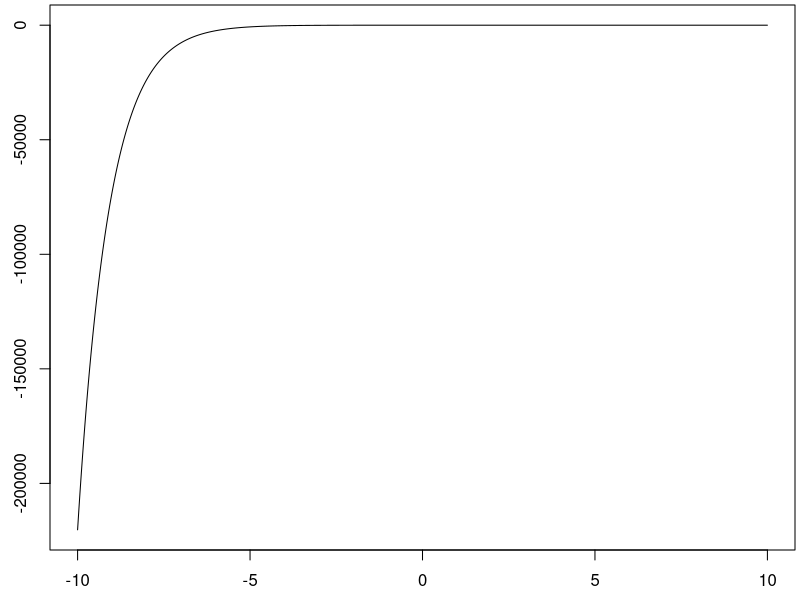
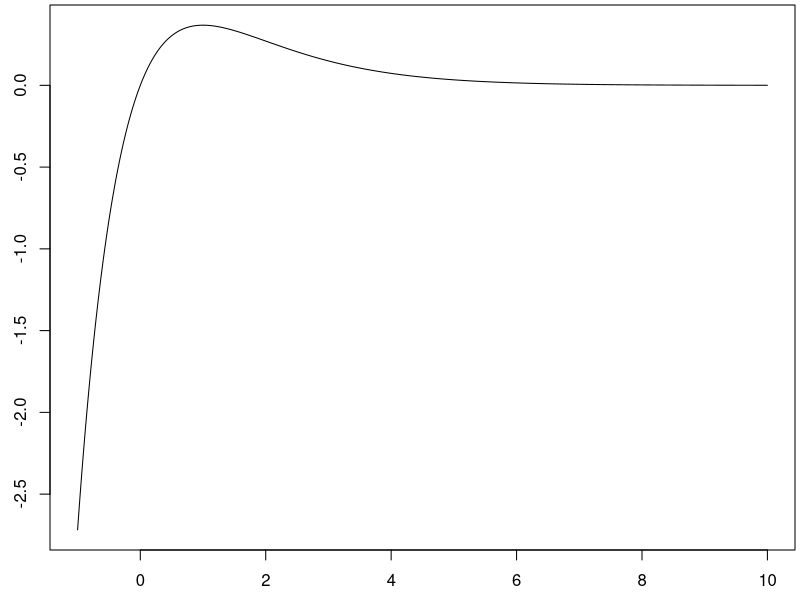
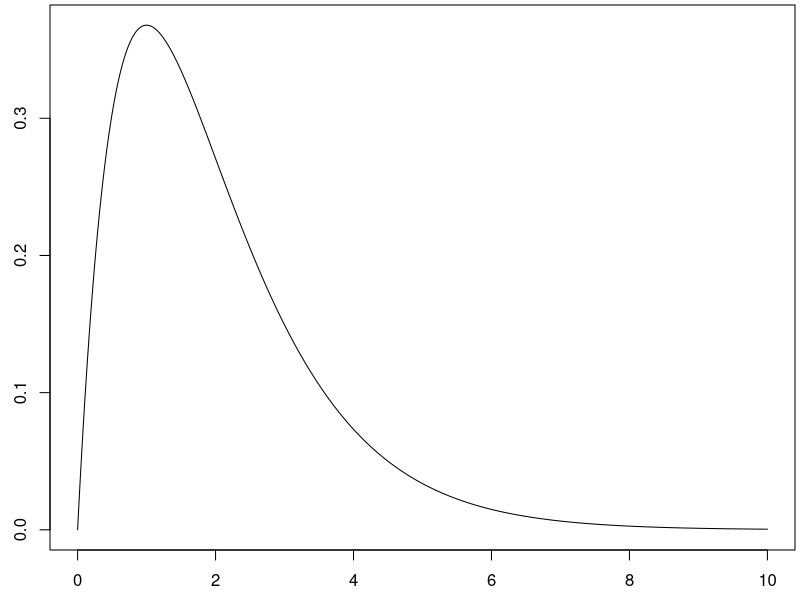
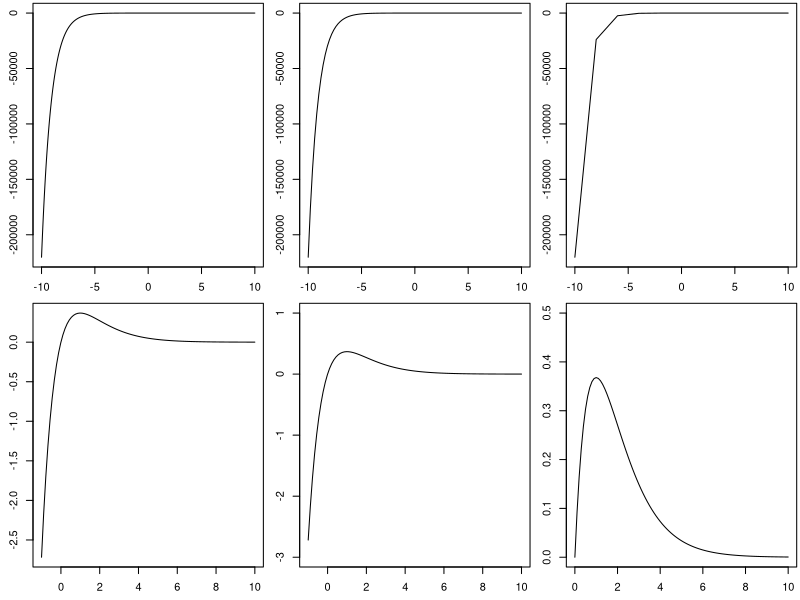
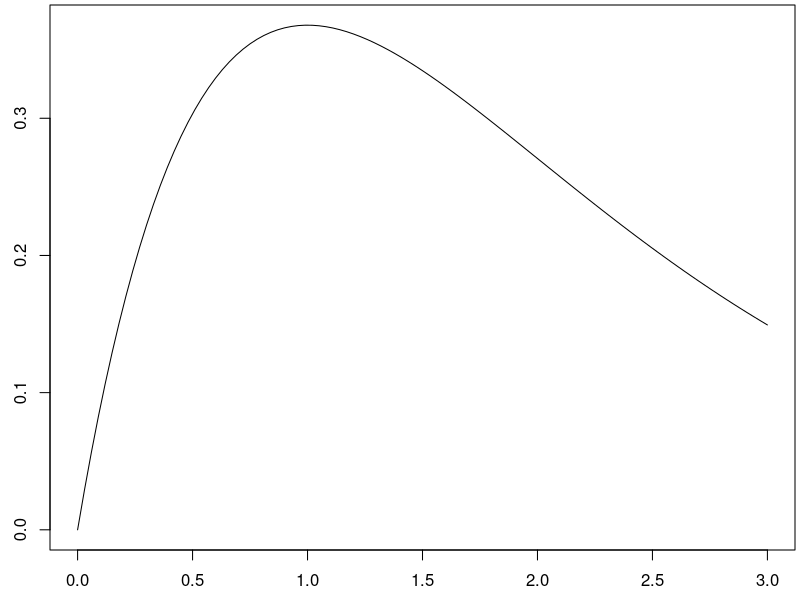
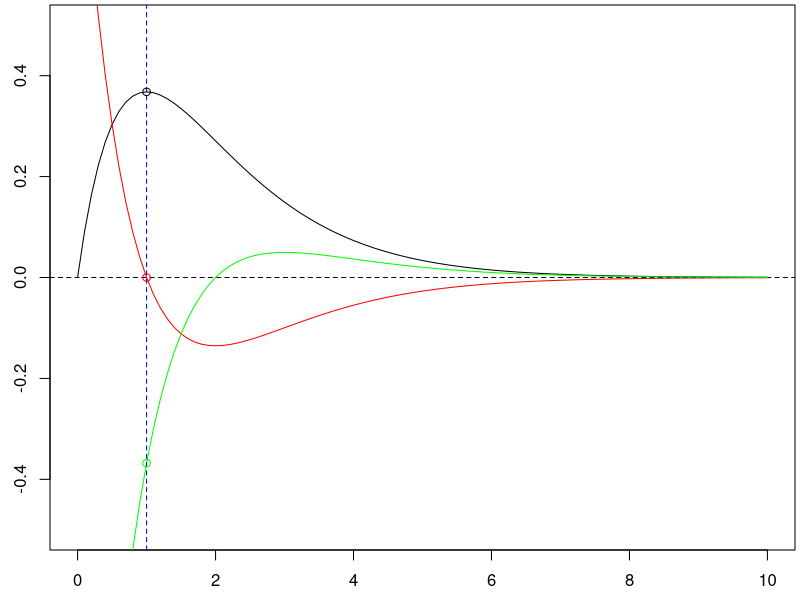
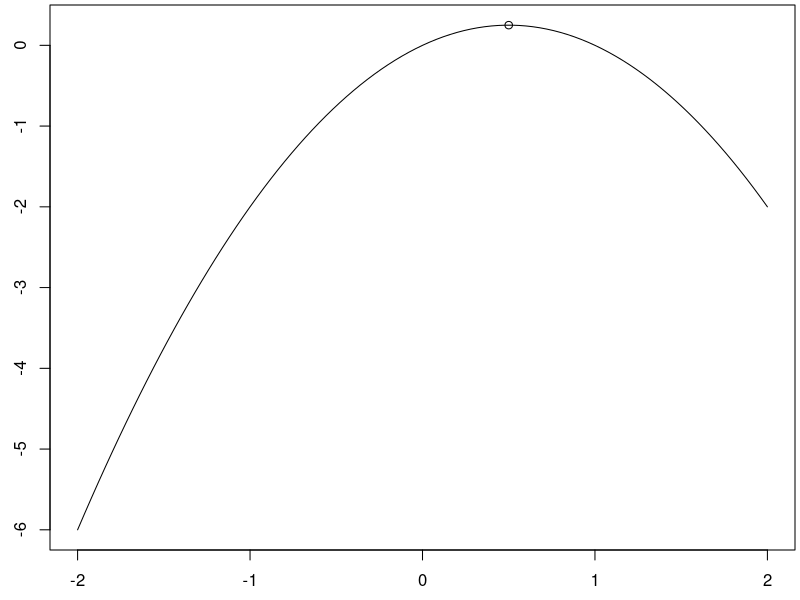
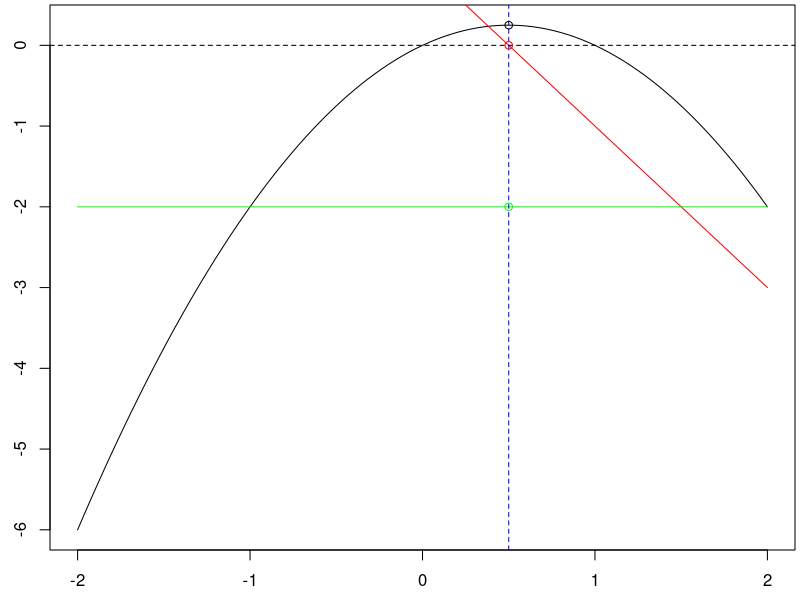

Write the R code that produced these figures, in order. (Note: this script raises an error after producing the figures.)
f <- function(x){x*exp(-x)}
Df <- function(x){1*exp(-x) - x*(exp(-x))}
D2f <- function(x){-2*exp(-x) + x*exp(-x)}

uniroot(Df,c(-10,10))$root
cv <- uniroot(Df,c(-10,10))$root
Df(cv)
Df(1)
signif(cv,5)
round(cv,6)
round(cv,5)

D2f(1)
D2f(cv)
#OR
-2*exp(-1) + 1*exp(-1)


x <- seq(-10,10,0.001)
par(mar=c(2.5,2.5,0.25,0.25))
plot(x,f(x),type = "l")

x <- seq(-1,10,0.001)
par(mar=c(2.5,2.5,0.25,0.25))
plot(x,f(x),type = "l")

x <- seq(0,10,0.001)
par(mar=c(2.5,2.5,0.25,0.25))
plot(x,f(x),type = "l")



my_plot <- function(f,left_bound,right_bound,gap = (right_bound-left_bound)/100, mar = c(2.5,2.5,0.25,0.25), type = "l",... ){
  x <- seq(left_bound,right_bound,gap)
  par(mar=mar)
  plot(x,f(x),type = type,...)
}
my_lines <- function(f,left_bound,right_bound,gap = (right_bound-left_bound)/100, type = "l",... ){
  x <- seq(left_bound,right_bound,gap)
  lines(x,f(x),type = type,...)
}




par(mfrow=c(2,3))
my_plot(f,-10,10,0.001) #We specify plotting another point every 0.0001. 
my_plot(f,-10,10) #The default in our custom function uses 101 points. 
my_plot(f,-10,10,2) #We specify plotting another point every 2. 
my_plot(f,-1,10)
my_plot(f,-1,10,ylim=c(-3,1))
my_plot(f,0,10,ylim=c(0,0.5))


par(mfrow=c(1,1))
my_plot(f,0,3)


a<-0
b<-10
par(mfrow=c(1,1))
my_plot(f,a,b,ylim=c(-0.5,0.5))
my_lines(Df,a,b,col = "red")
abline(h=0, lty = 2)
my_lines(D2f,a,b, col = "green")
abline(v=cv,col="blue",lty = 2)
points(cv,f(cv)) #Add a black dot at the maximum
points(cv,Df(cv),col="red") #Add a red dot at the critical value with height zero (f' = 0)
points(cv,D2f(cv),col="green") #Add a green dot to show the value of the second dervaitive at the critical value. 













g <- function(x){x*(1-x)}
Dg <- function(x){1-2*x}
D2g <- function(x){0*x-2}

uniroot(Dg,c(-10,10))$root
cv <- uniroot(Dg,c(-10,10))$root
cv
Dg(cv) #The derivative is zero at this critical value. 

D2g(1/2)
D2g(cv)

my_plot(g,-2,2)
points(cv,g(cv))
cv #x value
g(cv) #Actual maximum height of this function. 


a <- -2
b <- 2
my_plot(g,a,b)
my_lines(Dg,a,b,col = "red")
abline(h=0, lty = 2)
my_lines(D2g,a,b, col = "green")
abline(v=cv,col="blue",lty = 2)
points(cv,g(cv))
points(cv,Dg(cv),col="red")
points(cv,D2g(cv),col="green")



h <- function(x){x^3-x}
Dh <- function(x){3*x^2-1}
D2h <- function(x){6*x}

my_plot(h,-2,2)

my_plot(Dh,-2,2)
abline(h=0)


my_plot(h,-2,2)
my_lines(Dh,-2,2,col="red")
abline(h=0, lty=2)

-sqrt(1/3)
sqrt(1/3)

cv <- uniroot(Dh,c(-10,10))$root
cv.1 <- uniroot(Dh,c(-10,0))$root
cv.2 <- uniroot(Dh,c(0,10))$root

cv.1
-sqrt(1/3)
signif(cv.1,5)
signif(-sqrt(1/3),5)
Dh(signif(-sqrt(1/3),5))
Dh(cv.1)
Dh(-sqrt(1/3))
cv.2
sqrt(1/3)

D2h(-sqrt(1/3))
D2h(cv.1)

D2h(sqrt(1/3))
D2h(cv.2)


a <- -2
b <- 2
my_plot(h,a,b)
my_lines(Dh,a,b,col = "red")
abline(h=0, lty = 2)
my_lines(D2h,a,b, col = "green")
abline(v=cv.1,col="blue",lty = 2)
points(cv.1,h(cv.1))
points(cv.1,Dh(cv.1),col="red")
points(cv.1,D2h(cv.1),col="green")
abline(v=cv.2,col="blue",lty = 2)
points(cv.2,h(cv.2))
points(cv.2,Dh(cv.2),col="red")
points(cv.2,D2h(cv.2),col="green")



my_plot(h,-1,2)

h(-1)
h(-sqrt(1/3))
h(cv.1)
h(sqrt(1/3))
h(cv.2)
h(2)


cvs <- c(-1,-sqrt(1/3 ),cv.1, sqrt(1/3),cv.2,2)
cvs
h(cvs)
max(h(cvs))
min(h(cvs))

data.frame(x = cvs, y = h(cvs))

